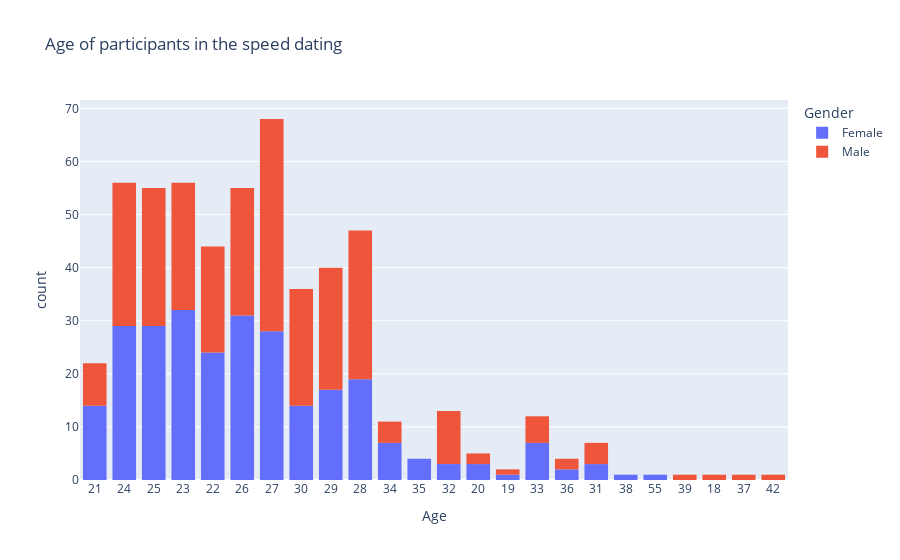

The cell this chart's notebook holds for it:
### Code cell
fig = px.histogram(df_partners, x='Age', color='Gender', title='Age of participants in the speed dating')
fig.show()

### Figure 1 — Plotly figure (JSON) as saved in the notebook; plotly's stock layout.template omitted (floating-point values rounded to 4 significant figures; data arrays with more than 128 entries replaced by an {"elided": "..."} marker saying what was removed)
{"data": [{"alignmentgroup": "True", "bingroup": "x", "hovertemplate": "Gender=Female<br>Age=%{x}<br>count=%{y}<extra></extra>", "legendgroup": "Female", "marker": {"color": "#636efa", "pattern": {"shape": ""}}, "name": "Female", "offsetgroup": "Female", "orientation": "v", "showlegend": true, "type": "histogram", "x": {"elided": "274 str values"}, "xaxis": "x", "yaxis": "y"}, {"alignmentgroup": "True", "bingroup": "x", "hovertemplate": "Gender=Male<br>Age=%{x}<br>count=%{y}<extra></extra>", "legendgroup": "Male", "marker": {"color": "#EF553B", "pattern": {"shape": ""}}, "name": "Male", "offsetgroup": "Male", "orientation": "v", "showlegend": true, "type": "histogram", "x": {"elided": "277 str values"}, "xaxis": "x", "yaxis": "y"}], "layout": {"barmode": "relative", "legend": {"title": {"text": "Gender"}, "tracegroupgap": 0}, "title": {"text": "Age of participants in the speed dating"}, "xaxis": {"anchor": "y", "domain": [0, 1], "title": {"text": "Age"}}, "yaxis": {"anchor": "x", "domain": [0, 1], "title": {"text": "count"}}}}
